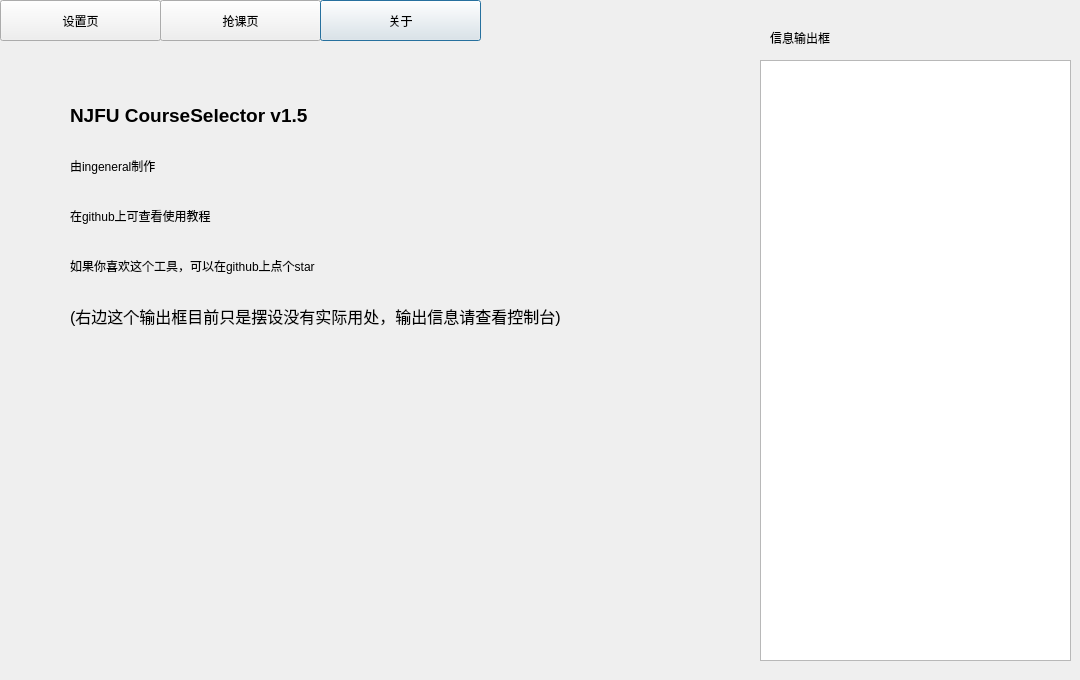
<?xml version="1.0" encoding="UTF-8"?>
<ui version="4.0">
 <class>Form</class>
 <widget class="QWidget" name="Form">
  <property name="geometry">
   <rect>
    <x>0</x>
    <y>0</y>
    <width>1080</width>
    <height>680</height>
   </rect>
  </property>
  <property name="windowTitle">
   <string>Form</string>
  </property>
  <widget class="QLabel" name="label_10">
   <property name="geometry">
    <rect>
     <x>770</x>
     <y>30</y>
     <width>131</width>
     <height>16</height>
    </rect>
   </property>
   <property name="text">
    <string>信息输出框</string>
   </property>
  </widget>
  <widget class="QTextBrowser" name="textBrowser">
   <property name="geometry">
    <rect>
     <x>760</x>
     <y>60</y>
     <width>311</width>
     <height>601</height>
    </rect>
   </property>
  </widget>
  <widget class="QPushButton" name="pushButton_3">
   <property name="geometry">
    <rect>
     <x>160</x>
     <y>0</y>
     <width>161</width>
     <height>41</height>
    </rect>
   </property>
   <property name="text">
    <string>抢课页</string>
   </property>
   <property name="default">
    <bool>false</bool>
   </property>
  </widget>
  <widget class="QPushButton" name="pushButton_2">
   <property name="geometry">
    <rect>
     <x>0</x>
     <y>0</y>
     <width>161</width>
     <height>41</height>
    </rect>
   </property>
   <property name="text">
    <string>设置页</string>
   </property>
   <property name="checkable">
    <bool>false</bool>
   </property>
   <property name="autoRepeat">
    <bool>false</bool>
   </property>
   <property name="autoDefault">
    <bool>false</bool>
   </property>
   <property name="default">
    <bool>false</bool>
   </property>
   <property name="flat">
    <bool>false</bool>
   </property>
  </widget>
  <widget class="QPushButton" name="pushButton_4">
   <property name="geometry">
    <rect>
     <x>320</x>
     <y>0</y>
     <width>161</width>
     <height>41</height>
    </rect>
   </property>
   <property name="text">
    <string>关于</string>
   </property>
   <property name="default">
    <bool>true</bool>
   </property>
  </widget>
  <widget class="QLabel" name="label">
   <property name="geometry">
    <rect>
     <x>70</x>
     <y>100</y>
     <width>331</width>
     <height>31</height>
    </rect>
   </property>
   <property name="font">
    <font>
     <pointsize>14</pointsize>
     <weight>75</weight>
     <bold>true</bold>
    </font>
   </property>
   <property name="text">
    <string>NJFU CourseSelector v1.5</string>
   </property>
  </widget>
  <widget class="QLabel" name="label_2">
   <property name="geometry">
    <rect>
     <x>70</x>
     <y>150</y>
     <width>211</width>
     <height>31</height>
    </rect>
   </property>
   <property name="text">
    <string>由ingeneral制作</string>
   </property>
  </widget>
  <widget class="QLabel" name="label_3">
   <property name="geometry">
    <rect>
     <x>70</x>
     <y>200</y>
     <width>211</width>
     <height>31</height>
    </rect>
   </property>
   <property name="text">
    <string>在github上可查看使用教程</string>
   </property>
  </widget>
  <widget class="QLabel" name="label_4">
   <property name="geometry">
    <rect>
     <x>70</x>
     <y>250</y>
     <width>331</width>
     <height>31</height>
    </rect>
   </property>
   <property name="text">
    <string>如果你喜欢这个工具，可以在github上点个star</string>
   </property>
  </widget>
  <widget class="QLabel" name="label_5">
   <property name="geometry">
    <rect>
     <x>70</x>
     <y>300</y>
     <width>631</width>
     <height>31</height>
    </rect>
   </property>
   <property name="font">
    <font>
     <pointsize>12</pointsize>
     <weight>50</weight>
     <bold>false</bold>
    </font>
   </property>
   <property name="text">
    <string>(右边这个输出框目前只是摆设没有实际用处，输出信息请查看控制台)</string>
   </property>
  </widget>
 </widget>
 <resources/>
 <connections/>
</ui>
